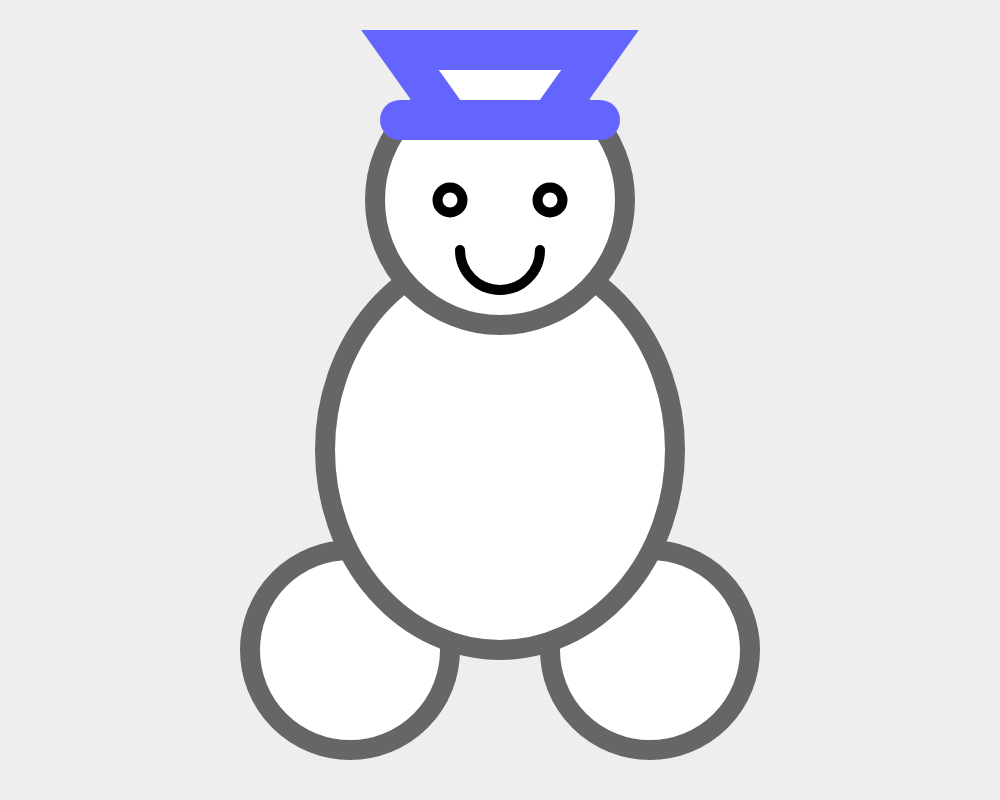
Frame 1 (no input)
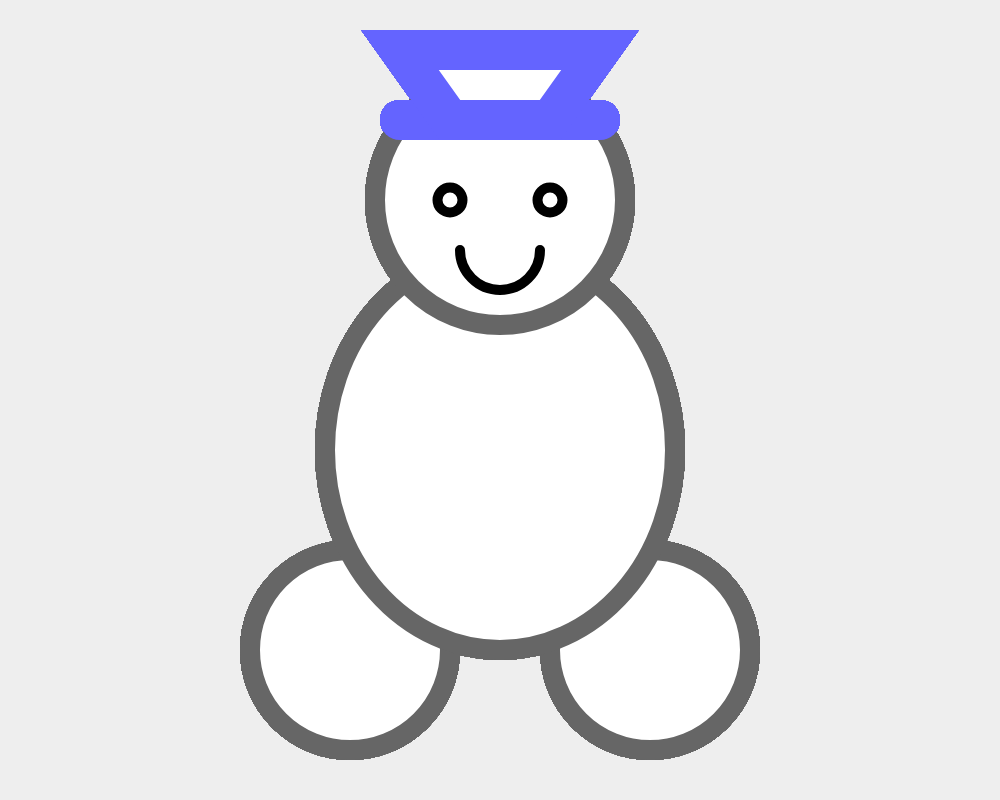
Frame 60 (no input)
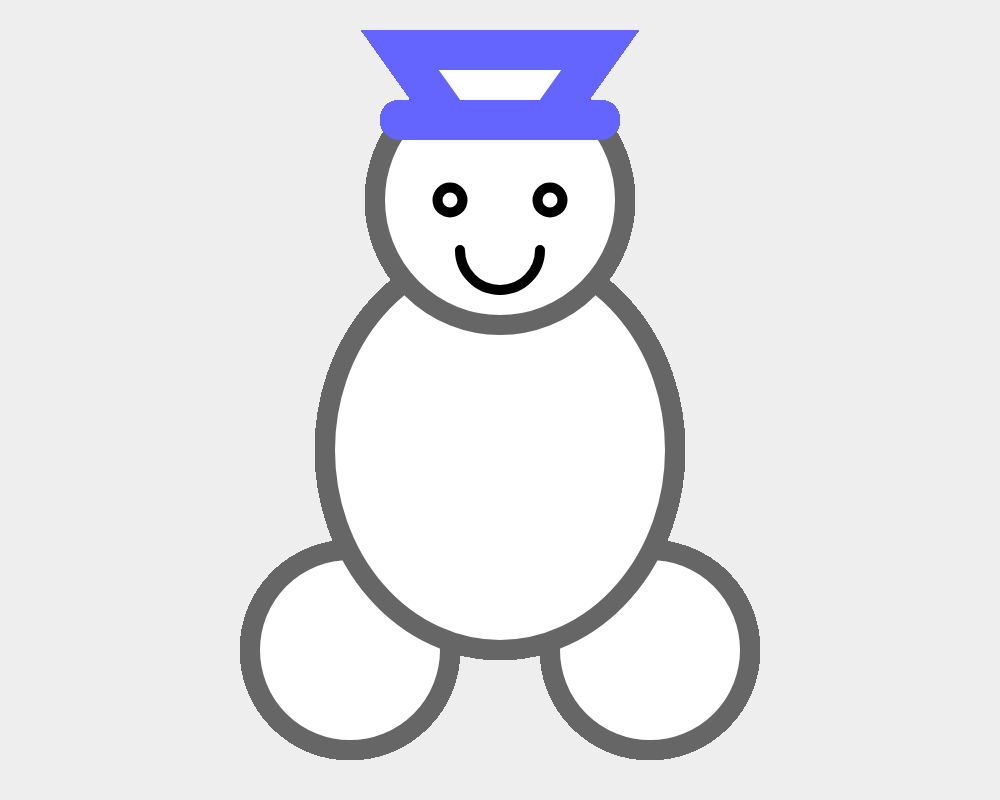
Frame 120 (the mouse pressed at the canvas centre since frame 60)

The p5.js sketch that drew these frames (run headless with seeded random() and noise() and a simulated clock; from frame 60 on, the mouse is pressed at the canvas centre):

// p5.js sketch
// ── sketch.js
function setup() {
    createCanvas(1000, 800);
    background ("#eee");
}

//let height = prompt("How tall should the circle be?", "placeholder");
//let width = prompt("How wide should the circule be?", "placeholder");

function draw() {
  // snowman legs
  fill("#fff");
  stroke("#666");
  strokeWeight(20);
  //left left
  ellipse(350, 650, 200);
  //right leg
  ellipse(650, 650, 200);
  //body
  ellipse(500, 450, 350, 400);
  //head
  ellipse(500, 200,250);
  //hat brim
  stroke(100, 100, 255);
  strokeWeight(40);
  line(400, 120, 600, 120);
  //hat body
  quad(400, 50, 600, 50, 550, 120, 450, 120);
  // eyes
  fill("fff");
  stroke(0);
  strokeWeight(10);
  ellipse(450, 200, 25);
  ellipse(550, 200, 25);
  // mouth
  noFill();
  strokeWeight(10);
  //triangle(475, 64, 80, 80, 0);
  arc(500, 250, 80, 80, 0, PI);
}
